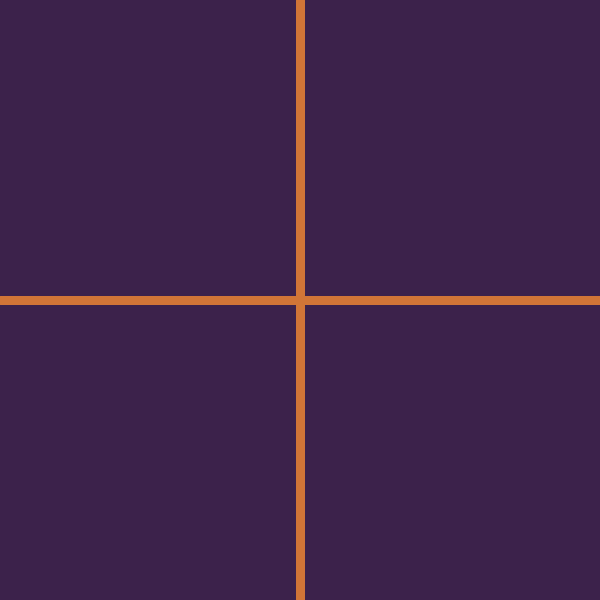
Frame 1 (no input)
Frame 60 (the mouse pressed at the canvas centre just before this capture): identical to frame 1, image omitted
Frame 120 (the mouse held since frame 60 and released just before this capture): identical to frame 1, image omitted

The Processing sketch that drew this single still picture (run headless with seeded random() and noise(); from frame 60 on, the mouse is pressed at the canvas centre):

// Processing sketch: movingLines
// ── movingLines.pde
// 3 coordinate per disegnare una linea verticale e due orizzontali (START)
float x = 300;
float y = 300;
float y2 = 300;
// 3 variabili per conservare i valori della nuova posizione (TARGET)
float new_x = x;
float new_y = y;
float new_y2 = y2;

// velocità con la quale incremento i valori
float speed = 2.5;

void setup(){
size(600,600);
background(#3C224B);
frameRate(30);
surface.setTitle("moving lines on mouse click");
}

void draw(){
  background(#3C224B);
  stroke(#D17537);
  strokeWeight(9);
  
  /*
  premendo il mouse assegno valori diversi alle 3 variabili TARGET
  ogni qualvolta si esegue 'draw' se i valori START e TARGET sono diversi viene aggiornata la posizione di conseguenza
  se il valore TARGET è minore del valore START diminusco il valore START della velocità
  se il valore TARGET è maggiore del valore START aumento il valore START della velocità
  */
  
  if(new_x < x) x = x-speed;
  if(new_x > x) x = x+speed;
  
  if(new_y < y) y = y-speed;
  if(new_y > y) y = y+speed;
  
  if(new_y2 < y2) y2 = y2-speed;
  if(new_y2 > y2) y2 = y2+speed;
  
  line(x,0,x,height);
  line(0,y,x,y);
  line(x,y2,width,y2);
  
  println(x,y,new_x,new_y);
}

void mouseClicked(){  
  new_x = random(50, width-50);    
  new_y = random(50, height-50);
  new_y2 = random(50, height-50);
}
